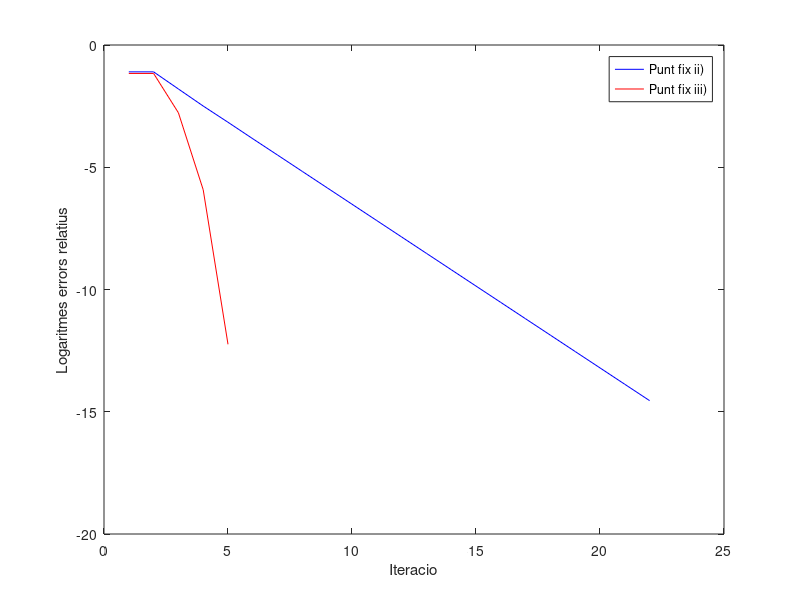

Write MATLAB code to recreate this figure.
%% 1.4. SOLUCIONS D'EQUACIONS NO LINEALS.
%  Apartat 4

clc
clear all
format long g

%% Metode iteratiu convergent ii).
g=@(x)0.5*sqrt(10 - x.^3);
x(1)=1;
x(2)=g(x(1));
eps=0.5*(10.^-6);
dif(1)=x(2)-x(1);
r(1)=(x(2)-x(1))./x(2);

m=2
while (abs(x(m)-x(m-1)) > eps) && (abs(g(x(m))) > eps)
    dif(m)=x(m)-x(m-1);
    r(m)=(x(m)-x(m-1))./x(m);
   x(m+1)=g(x(m));
   m=m+1;
end

l1=log(r);

%% Metode iteratiu convergent iii).
g=@(y) y-((y.^3 + 4.*y.^2 - 10)/(3.*y.^2 + 8.*y));
y(1)=1;
y(2)=g(y(1));
dif2(1)=y(2)-y(1);
r2(1)=(y(2)-y(1))./y(2);
n=2;

while (abs(y(n)-y(n-1)) > eps) && (abs(g(y(n))) > eps)
    dif2(n)=y(n)-y(n-1);
    r2(n)=(y(n)-y(n-1))./y(n);
   y(n+1)=g(y(n));
   n=n+1;
end

l2=log(r2);

%% Grafic dels logaritmes dels valors absoluts dels errors relatius aproximats
plot(1:(m-1),l1,'blue', 1:(n-1),l2,'red')
xlabel('Iteracio')
ylabel('Logaritmes errors relatius')
legend('Punt fix ii)','Punt fix iii)')
